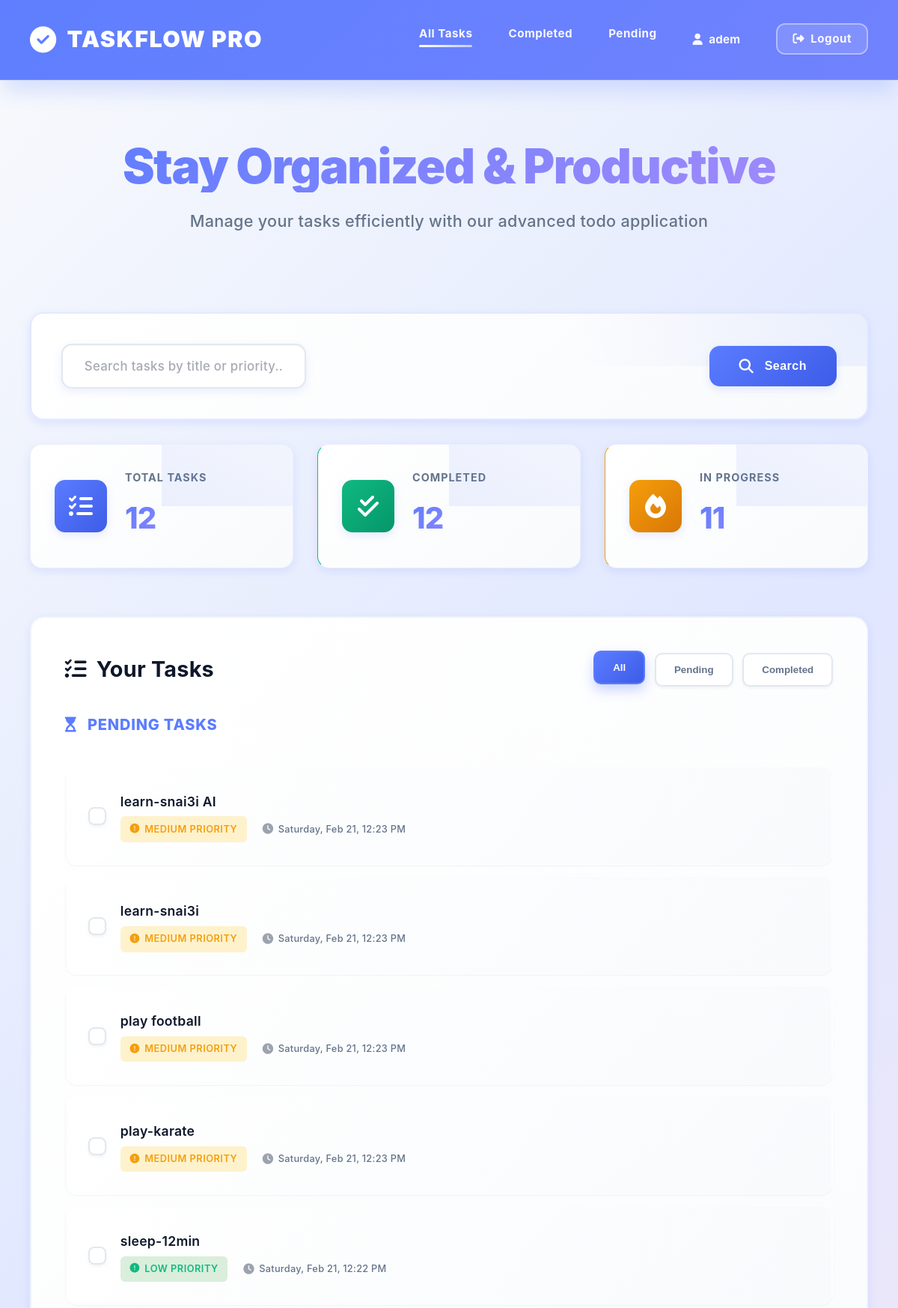
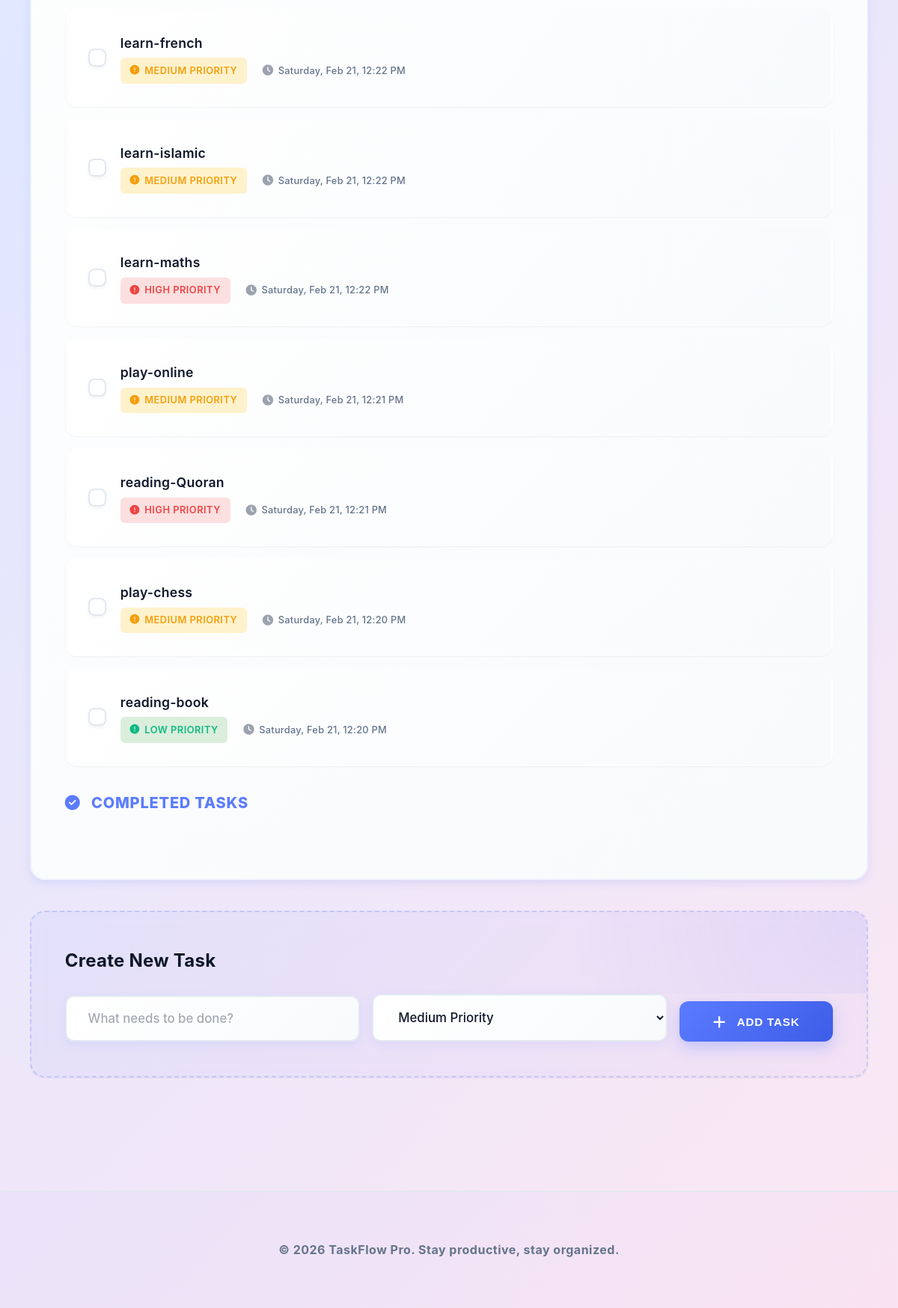
The app's page / (signed in) with its own data (2 pictures, top to bottom).
### todo/models.py (models this page shows, shortened)
class Task(models.Model):
    user = models.ForeignKey(
        settings.AUTH_USER_MODEL,
        on_delete=models.CASCADE,
        related_name='tasks',
        null=True,
        blank=True,
    )
    title = models.CharField(max_length=100)
    PRIORITY_LOW = 'low'
    PRIORITY_MEDIUM = 'medium'
    PRIORITY_HIGH = 'high'
    PRIORITY_CHOICES = [
        (PRIORITY_LOW, 'Low'),
        (PRIORITY_MEDIUM, 'Medium'),
        (PRIORITY_HIGH, 'High'),
    ]
    priority = models.CharField(max_length=6, choices=PRIORITY_CHOICES, default=PRIORITY_MEDIUM)
    created_at = models.DateTimeField(default=timezone.now)
    completed = models.BooleanField(default=False)

### todo/views.py (the view, shortened to what this page needs)
# urls.py: path('', views.database, name='index'),
@login_required
def database(request):
    search_query = request.GET.get('search', '').strip()
    tasks_qs = get_user_tasks(request.user)
    if search_query:
        tasks = tasks_qs.filter(
            Q(title__icontains=search_query) |
            Q(priority__icontains=search_query)
        ).order_by('-created_at')
    else:
        tasks = tasks_qs.order_by('-created_at')
    context = {
        'tasks': tasks,
        'search_query': search_query
    }
    return render(request, 'todo/base.html', context)

### todo/views.py (called while the page is built)
def get_user_tasks(user):
    if user.is_superuser or user.is_staff:
        return Task.objects.filter(Q(user=user) | Q(user__isnull=True))
    return Task.objects.filter(user=user)

### todo/templates/todo/base.html (shortened to what this page needs)
{% load static %}
<!DOCTYPE html>
<html lang="en">
<head>
    <link rel="stylesheet" href="{% static 'todo/style.css' %}">
    <link rel="stylesheet" href="https://cdnjs.cloudflare.com/ajax/libs/font-awesome/6.4.0/css/all.min.css">
</head>
<body>
    <header class="header">
        <nav class="navbar">
            <div class="navbar-container">
                <div class="navbar-brand">
                    <i class="fas fa-check-circle"></i>
                    <span>TaskFlow Pro</span>
                </div>
                <ul class="navbar-menu">
                    <li><a href="{% url 'todo:index' %}" class="nav-link active">All Tasks</a></li>
                    <li><a href="#completed" class="nav-link">Completed</a></li>
                    <li><a href="#pending" class="nav-link">Pending</a></li>
                    {% if user.is_authenticated %}
                    <li><span class="nav-user"><i class="fas fa-user"></i> {{ user.username }}</span></li>
                    <li>
                        <form method="post" action="/logout/" class="logout-form">
                            <button type="submit" class="nav-logout-btn">
                                <i class="fas fa-sign-out-alt"></i> Logout
                            </button>
                        </form>
                    </li>
                    {% else %}
                    <li><a href="{% url 'login' %}" class="nav-link">Login</a></li>
                    {% endif %}
                </ul>
            </div>
        </nav>
    </header>
    <main class="main-container">
        <section class="hero-section">
            <div class="hero-content">
                <h1 class="hero-title">Stay Organized & Productive</h1>
                <p class="hero-subtitle">Manage your tasks efficiently with our advanced todo application</p>
            </div>
        </section>
        <section class="search-section">
            <div class="search-container">
                <form method="get" style="display: flex; gap: 1rem; width: 100%; align-items: center;">
                    <div style="flex: 1;">
                        <input type="text" name="search" class="search-input" placeholder="Search tasks by title or priority..." value="{{ search_query }}">
                    </div>
                    <button type="submit" class="search-btn">
                        <i class="fas fa-search"></i> Search
                    </button>
                </form>
            </div>
        </section>
        <section class="stats-section">
            <div class="stats-grid">
                <div class="stat-card">
                    <div class="stat-icon pending">
                        <i class="fas fa-tasks"></i>
                    </div>
                    <div class="stat-info">
                        <h3>Total Tasks</h3>
                        <p class="stat-number">{% if tasks %}{{ tasks|length }}{% else %}0{% endif %}</p>
                    </div>
                </div>
                <div class="stat-card">
                    <div class="stat-icon completed">
                        <i class="fas fa-check-double"></i>
                    </div>
                    <div class="stat-info">
                        <h3>Completed</h3>
                        <p class="stat-number">{% if tasks %}{{ tasks|dictsort:"completed"|length }}{% else %}0{% endif %}</p>
                    </div>
                </div>
                <div class="stat-card">
                    <div class="stat-icon active">
                        <i class="fas fa-fire"></i>
                    </div>
                    <div class="stat-info">
                        <h3>In Progress</h3>
                        <p class="stat-number">{% if tasks %}{{ tasks|length|add:"-1" }}{% else %}0{% endif %}</p>
                    </div>
                </div>
            </div>
        </section>
        <section class="todo-section">
            <div class="todo-header">
                <h2>
                    <i class="fas fa-list-check"></i>
                    Your Tasks
                </h2>
                <div class="filter-buttons">
                    <button class="filter-btn active" data-filter="all">All</button>
                    <button class="filter-btn" data-filter="pending">Pending</button>
                    <button class="filter-btn" data-filter="completed">Completed</button>
                </div>
            </div>
            <div class="todo-list-container">
                {% if tasks %}
                    <div class="todo-category pending-category" id="pending">
                        <h3 class="category-title">
                            <i class="fas fa-hourglass-start"></i>
                            Pending Tasks
                        </h3>
                        <div class="tasks-wrapper">
                            {% for task in tasks %}
                                {% if not task.completed %}
                                    <div class="todo-item pending-item" data-status="pending">
                                        <div class="todo-checkbox">
                                            <form method="post" action="{% url 'todo:toggle' task.id %}">
                                                <label for="task-{{ task.id }}"></label>
                                            </form>
                                        </div>
                                        <div class="todo-content">
                                            <h4 class="todo-title">{{ task.title }}</h4>
                                            <p class="todo-meta">
                                                <span class="priority-badge priority-{{ task.priority }}">
                                                    <i class="fas fa-exclamation-circle"></i>
                                                    {% if task.priority == "high" %}High Priority
                                                    {% elif task.priority == "medium" %}Medium Priority
                                                    {% else %}Low Priority
                                                    {% endif %}
                                                </span>
                                                <span class="task-time">
                                                    <i class="fas fa-clock"></i> {{ task.created_at|date:"l, M j, g:i A" }}
                                                </span>
                                            </p>
                                        </div>
                                    </div>
                                {% endif %}
                            {% endfor %}
                        </div>
                    </div>
                    <div class="todo-category completed-category" id="completed">
                        <h3 class="category-title">
                            <i class="fas fa-check-circle"></i>
                            Completed Tasks
                        </h3>
                    </div>
                {% endif %}
            </div>
        </section>
        <section class="add-task-section">
            <div class="add-task-container">
                <h3>Create New Task</h3>
                <form method="post" action="" class="add-task-form" id="addTaskForm">
                    <div class="form-group">
                        <input type="text" name="title" placeholder="What needs to be done?" class="task-input" required>
                    </div>
                    <div class="form-group">
                        <select name="priority" class="priority-select">
                            <option value="medium" selected>Medium Priority</option>
                        </select>
                    </div>
                    <button type="submit" class="btn-primary">
                        <i class="fas fa-plus"></i> Add Task
                    </button>
                </form>
            </div>
        </section>
    </main>
    <footer class="footer">
        <p>&copy; 2026 TaskFlow Pro. Stay productive, stay organized.</p>
    </footer>
</body>
</html>

### records on screen
Task: title "learn-snai3i AI", priority "MEDIUM PRIORITY", created_at "Saturday, Feb 21, 12:23 PM"
Task: title "learn-snai3i", priority "MEDIUM PRIORITY", created_at "Saturday, Feb 21, 12:23 PM"
Task: title "play football", priority "MEDIUM PRIORITY", created_at "Saturday, Feb 21, 12:23 PM"
Task: title "play-karate", priority "MEDIUM PRIORITY", created_at "Saturday, Feb 21, 12:23 PM"
Task: title "sleep-12min", priority "LOW PRIORITY", created_at "Saturday, Feb 21, 12:22 PM"
Task: title "learn-french", priority "MEDIUM PRIORITY", created_at "Saturday, Feb 21, 12:22 PM"
Task: title "learn-islamic", priority "MEDIUM PRIORITY", created_at "Saturday, Feb 21, 12:22 PM"
Task: title "learn-maths", priority "HIGH PRIORITY", created_at "Saturday, Feb 21, 12:22 PM"
Task: title "play-online", priority "MEDIUM PRIORITY", created_at "Saturday, Feb 21, 12:21 PM"
Task: title "reading-Quoran", priority "HIGH PRIORITY", created_at "Saturday, Feb 21, 12:21 PM"
Task: title "play-chess", priority "MEDIUM PRIORITY", created_at "Saturday, Feb 21, 12:20 PM"
Task: title "reading-book", priority "LOW PRIORITY", created_at "Saturday, Feb 21, 12:20 PM"

### other values on screen
{{ user.username }} "adem"
{{ tasks|length }} "12"
{{ tasks|dictsort:"completed"|length }} "12"
{{ tasks|length|add:"-1" }} "11"
